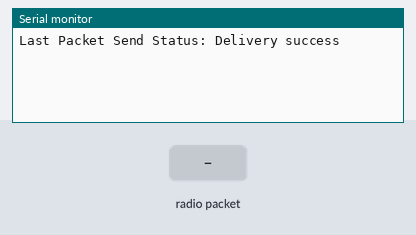
The sketch below on a simulated ESP8266 (NodeMCU). Shown: the last lines printed to the serial monitor. The test bench sets the inputs (shaded band). Random numbers use the default seed unless the sketch sets one.

Above: at 1.2 s.
1.3 s: radio packet "1" arrives
At 1.9 s:
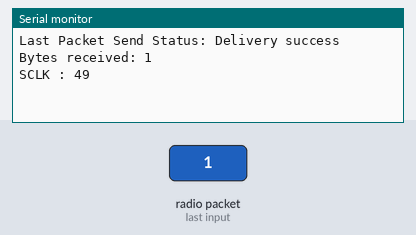
2.8 s: radio packet "0" arrives
At 3.3 s:
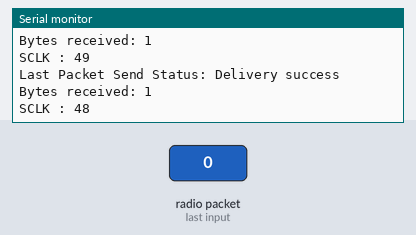
4.3 s: radio packet "2" arrives
At 5.6 s:
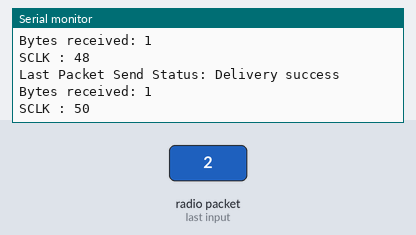

Measured:
- after the input at 1.3 s, the serial monitor: prints a new line at once (image 1)
- after the input at 2.8 s, the serial monitor: prints a new line at once (image 2)
- after the input at 4.3 s, the serial monitor: prints a new line at once (image 3)

The sketch:

multiSclkGenerator.ino
```cpp
#include <ESP8266WiFi.h>
#include <espnow.h>

/************************************************************************************************************************************
 *                                              T Y P E S         D E F I N I T I O N S
 ************************************************************************************************************************************/
 typedef uint32_t clok_val_type;


/************************************************************************************************************************************
 *                                           C O N S T A N T E S         D E F I N I T I O N S
 ************************************************************************************************************************************/
//#define   DEBUG_ON
//#define   DEBUG_ON_LED
#define   DEBUG_PRT_CLK
#define   DEFAULT_INT_VAL   0
#define   OK                0
#define   CLK_BYTE_LEN      sizeof(clok_val_type)

#define   INTER_SCLK_DELAY  2000
#define   N                 1

#ifndef LED_BUILTIN
#define LED_BUILTIN 13
#endif

/************************************************************************************************************************************
 *                                   G L O B A L E      V A R I A B L E S     D E F I N I T I O N S
 ************************************************************************************************************************************/

// REPLACE WITH RECEIVER MAC Address
uint8_t broadcastAddress[] = {0xA4, 0xCF, 0x12, 0x97, 0x04, 0x40};

// Variable to store if sending data was successful
String success;

//Structure example to send data
//Must match the receiver structure
typedef struct struct_message {
    clok_val_type   sclk = DEFAULT_INT_VAL ;
} struct_message;


// Create a struct_message to hold incoming sensor readings
struct_message myData;

/************************************************************************************************************************************
 *                                             S U B F U N C T I O N S         D E F I N I T I O N S
 ************************************************************************************************************************************/
/**
 * @function  :
 * @param     : the number of SCLKs to send
 * @return    : return nothing.
 */
void N_SCLK_broadcast(int NBR)
{
    for(int i=1; i<=NBR; i++)
    {
        myData.sclk=random(60000);
        // Send message via ESP-NOW
        esp_now_send(broadcastAddress, (uint8_t *) &myData, sizeof(myData));
        Serial.println("==> Data sent "+myData.sclk);
        delay(INTER_SCLK_DELAY);
    }
}
/************************************************************************************************************************************
 *                               C A L L B A C K         F U N C T I O N S         D E F I N I T I O N S
 ************************************************************************************************************************************/
/**
 * @function  : Callback when data is sent
 * @param     : no params
 * @return    : return nothing.
 */
void OnDataSent(uint8_t *mac_addr, uint8_t sendStatus)
{
  Serial.print("Last Packet Send Status: ");
  if (sendStatus == 0){
    Serial.println("Delivery success");
  }
  else{
    Serial.println("Delivery fail");
  }
}

/**
 * @function  : Callback when data is received
 * @param     : no params
 * @return    : return nothing.
 */
void OnDataRecv(uint8_t * mac, uint8_t *inData, uint8_t len)
{
   struct_message incomingData;

  memcpy(&incomingData, inData, sizeof(incomingData));
  Serial.print("Bytes received: ");
  Serial.println(len);
  Serial.print("SCLK : ");
  Serial.println(incomingData.sclk);
}

void setup()
{
  // Initialize Serial Monitor
  Serial.begin(115200);

  // Set device as a Wi-Fi Station
  WiFi.mode(WIFI_STA);

  // Init ESP-NOW
  if (esp_now_init() != 0) {
    Serial.println("Error initializing ESP-NOW");
    return;
  }

  // Once ESPNow is successfully Init, we will register for recv CB to
  // get recv packer info
  esp_now_set_self_role(ESP_NOW_ROLE_COMBO);
  esp_now_register_recv_cb(OnDataRecv);
  esp_now_register_send_cb(OnDataSent);
}

void loop() {
  N_SCLK_broadcast(N);
}
```
